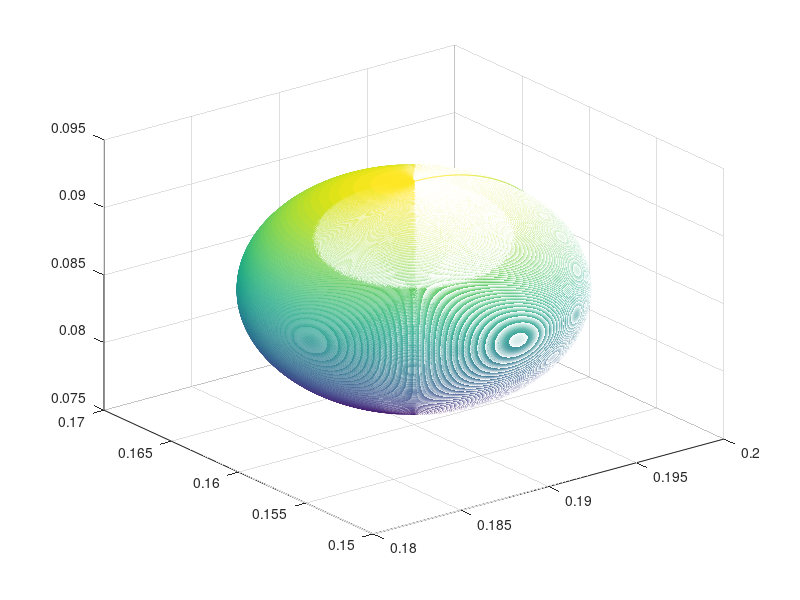

Recreate this plot in MATLAB. (Note: this script raises an error after producing the figure.)
%%%%%%%%%%%%%%%%%%%%%%%%%%%% 2022 Jan %%%%%%%%%%%%%%%%%%%%%%%%%%%%%%%%%%%%%
%%%%%%%%%%%%%%%%%%%%  WENTAO GAO &&& JINGZHI WU %%%%%%%%%%%%%%%%%%%%%%%%%%%
%%% initialization %%%
clear

%%%%%%%%%%%%%%%%%%%%%%%%%%%%%%%%%%%%%%%%%%%%%%%%%%%%%%%%%%%%%%%%%%%%%%%%%%%
%%% parameters %%%

l1 = 0.1 ;
l2 = 0   ;
l3 = 0.1 ;
l4 = 0.1 ;
l5 = 0.1 ;


%%%%%%%%%%%%%%%%%%%%%%%%%%%%%%%%%%%%%%%%%%%%%%%%%%%%%%%%%%%%%%%%%%%%%%%%%%
%%% set up obstacle %%%

[xs,ys,zs]=sphere(900);

Xs=xs*0.008+0.19;
Ys=ys*0.008+0.16;
Zs=zs*0.008+0.085;

mesh(Xs,Ys,Zs);
hold on;


%%%%%%%%%%%%%%%%%%%%%%%%%%%%%%%%%%%%%%%%%%%%%%%%%%%%%%%%%%%%%%%%%%%%%%%%%%
%%% DH table %%%

theta = [0 ,0 , 0 ,0 , 0];
d     = [l1 , 0 , 0 , 0 , l5];
alpha = [0 , sym(pi)/2 , 0 , 0 , -sym(pi)/2 ];
a     = [0, 0 , l3 , l4 , 0];


%%%%%%%%%%%%%%%%%%%%%%%%%%%%%%%%%%%%%%%%%%%%%%%%%%%%%%%%%%%%%%%%%%%%%%%%%%
%%% Path planning avoid obstacles %%%

for i = 1:100

 if i<=50

 X = 0.18+0.0006*i;
 Y = 0.12+0.0005*i;
 Z = 0.08+0.0006*i;

 end

 if (i>50)&&(i<=75)
 X = 0.21-0.0006*(i-50);
 Y = 0.145+0.0005*(i-50);
 Z = 0.11-0.0006*(i-50);
 end

 if (i>75)&&(i<=90)
 X = 0.195-0.0008*(i-75);
 Y = 0.1575+0.0007*(i-75);
 Z = 0.095;
 end
 
 if (i>90)&&(i<=100)
 X = 0.183-0.0003*(i-90);
 Y = 0.168+0.0002*(i-90);
 Z = 0.095-0.0015*(i-90);
 end


 
Q = IK11(X,Y,Z,0);


theta(1) = Q(1,1);
theta(2) = Q(1,2);
theta(3) = Q(1,3);
theta(4) = Q(1,4);

%%%%%%%%%%%%%%%%%%%%%%%%%%%%%%%%%%%%%%%%%%%%%%%%%%%%%%%%%%%%%%%%%%%%%%%%%%
%%% get essentical sin and cos value %%%

c1 = cos(theta(1));
c2 = cos(theta(2));
c3 = cos(theta(3));
c4 = cos(theta(4));
c5 = cos(theta(5));

ca1 = cos(alpha(1));
ca2 = cos(alpha(2));
ca3 = cos(alpha(3));
ca4 = cos(alpha(4));
ca5 = cos(alpha(5));

s1 = sin(theta(1));
s2 = sin(theta(2));
s3 = sin(theta(3));
s4 = sin(theta(4));
s5 = sin(theta(5));


sa1 = sin(alpha(1));
sa2 = sin(alpha(2));
sa3 = sin(alpha(3));
sa4 = sin(alpha(4));
sa5 = sin(alpha(5));

%%%%%%%%%%%%%%%%%%%%%%%%%%%%%%%%%%%%%%%%%%%%%%%%%%%%%%%%%%%%%%%%%%%%%%%%%%
%%% get the transfor matrix of each part of Ly- Arm %%%

T1 = [  [             c1,            -s1,            0,              a(1)]
        [         ca1*s1,         ca1*c1,         -sa1,         -d(1)*sa1]
        [         sa1*s1,         sa1*c1,          ca1,          d(1)*ca1]
        [              0,              0,            0,                 1]  ];
    
T12 = [  [             c2,            -s2,            0,              a(2)]
        [         ca2*s2,         ca2*c2,         -sa2,         -d(2)*sa2]
        [         sa2*s2,         sa2*c2,          ca2,          d(2)*ca2]
        [              0,              0,            0,                 1]  ];
T23 = [  [             c3,            -s3,            0,              a(3)]
        [         ca3*s3,         ca3*c3,         -sa3,         -d(3)*sa3]
        [         sa3*s3,         sa3*c3,          ca3,          d(3)*ca3]
        [              0,              0,            0,                 1]  ];
T34 = [  [             c4,            -s4,            0,              a(4)]
        [         ca4*s4,         ca4*c4,         -sa4,         -d(4)*sa4]
        [         sa4*s4,         sa4*c4,          ca4,          d(4)*ca4]
        [              0,              0,            0,                 1]  ];
T45 = [  [             c5,            -s5,            0,              a(5)]
        [         ca5*s5,         ca5*c5,         -sa5,         -d(5)*sa5]
        [         sa5*s5,         sa5*c5,          ca5,          d(5)*ca5]
        [              0,              0,            0,                 1]  ];

T010 = T1;    
T020 = T010*T12;
T030 = T020*T23;
T040 = T030*T34;
T050 = T040*T45;


frames_x = [0, T010(1,4), T020(1,4), T030(1,4), T040(1,4), T050(1,4)];   
frames_y = [0, T010(2,4), T020(2,4), T030(2,4), T040(2,4), T050(2,4)];   
frames_z = [0, T010(3,4), T020(3,4), T030(3,4), T040(3,4), T050(3,4)];   


%%%%%%%%%%%%%%%%%%%%%%%%%%%%%%%%%%%%%%%%%%%%%%%%%%%%%%%%%%%%%%%%%%%%%%%%%%
%%% plot in matlab %%%

scatter3(frames_x(6),frames_y(6),frames_z(6),'b');
hold on;

arm=plot3(frames_x,frames_y,frames_z,'g');
xlabel('x(m)');
ylabel('y(m)');
zlabel('z(m)');
grid on;
pause(0.0001);
delete(arm);
end